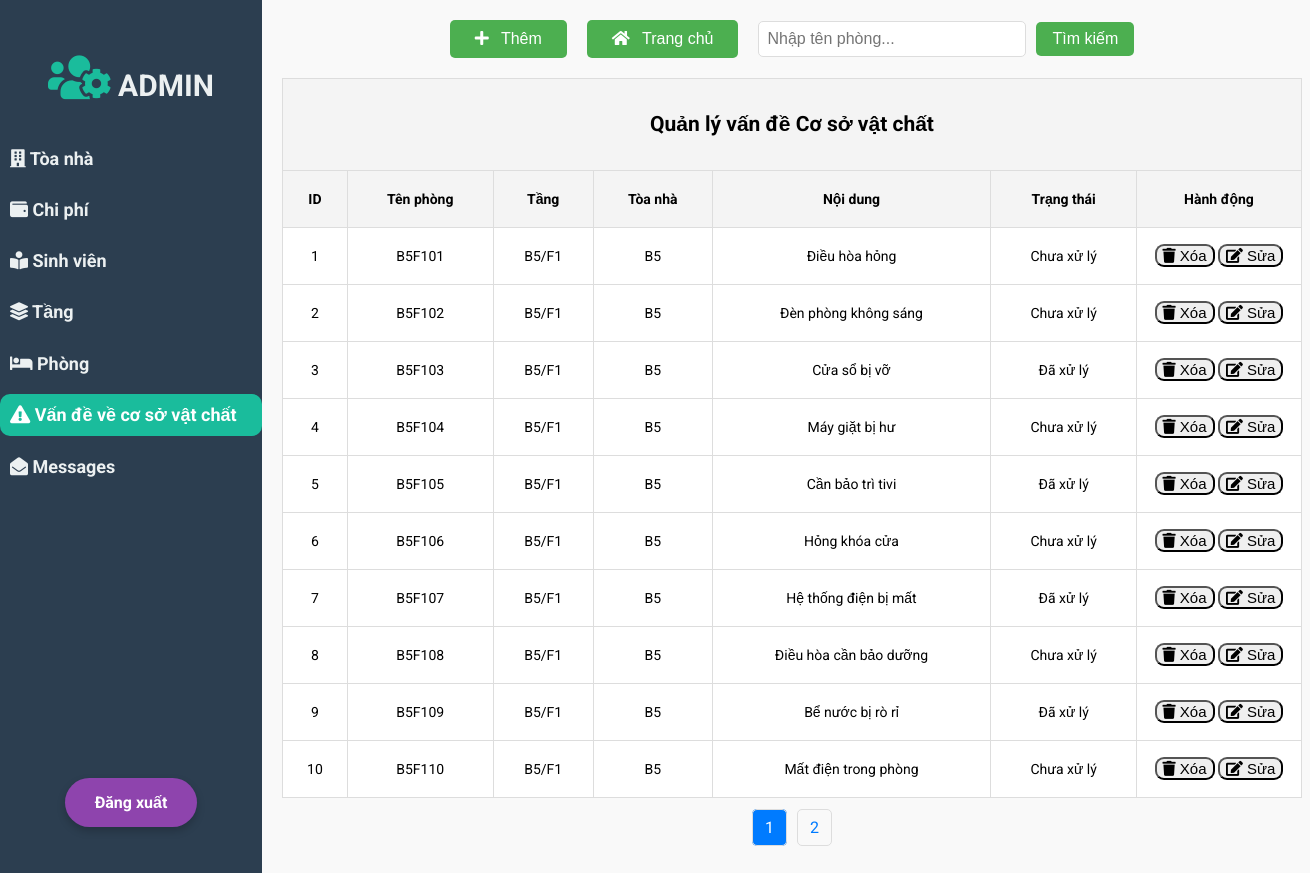
/FacilitiesProblem/DispFP.php, run on the app's committed database.
### tables this page shows
CREATE TABLE `room` (
  `R_ID` int NOT NULL AUTO_INCREMENT,
  `R_Name` varchar(20) NOT NULL,
  `F_ID` int NOT NULL,
  `Num_of_Table` int NOT NULL,
  `Num_of_Bed` int NOT NULL,
  `Gender` boolean NOT NULL,
  `Status` boolean NOT NULL,
  PRIMARY KEY (`R_ID`), 
  FOREIGN KEY (`F_ID`) REFERENCES `floor`(`F_ID`) ON DELETE CASCADE
);

CREATE TABLE `facility_problem` (
  `ID` int NOT NULL AUTO_INCREMENT,
  `R_ID` int NOT NULL,
  `Content` varchar(100) NOT NULL,
  `Status` boolean NOT NULL,
  PRIMARY KEY (`ID`),
  FOREIGN KEY (`R_ID`) REFERENCES `room`(`R_ID`) ON DELETE CASCADE
);

CREATE TABLE `floor` (
  `F_ID` int NOT NULL AUTO_INCREMENT,
  `Floor_Number` varchar(10) NOT NULL,
  `H_ID` int NOT NULL,
  `Num_of_Room` int NOT NULL,
  `Status` boolean NOT NULL,
  PRIMARY KEY (`F_ID`),
  FOREIGN KEY (`H_ID`) REFERENCES `hall`(`H_ID`) ON DELETE CASCADE
);

CREATE TABLE `hall` (
  `H_ID` int NOT NULL AUTO_INCREMENT,
  `H_Name` varchar(250) NOT NULL,
  `Status` boolean NOT NULL,
  PRIMARY KEY (`H_ID`) 
);

### FacilitiesProblem/DispFP.php (the view, shortened to what this page needs)
<!DOCTYPE html>
<html>
<head>
	<link rel="stylesheet" href="https://use.fontawesome.com/releases/v5.15.4/css/all.css"
>
</head>
<body>
	<div class="slidebar">
		<header>
			<span><i class="fas fa-users-cog"></i></span>
			ADMIN
		</header>
		<ul>
			<li><a href=""><i class="fas fa-building"></i> Tòa nhà</a></li>
			<li><a href=""><i class="fas fa-wallet"></i> Chi phí</a></li>
			<li><a href="../Student/DispStudent.php"><i class="fas fa-book-reader"></i> Sinh viên</a></li>
			<li><a href=""><i class="fas fa-layer-group"></i> Tầng</a></li>
			<li><a href="../Room/DispRoom.php"><i class="fa fa-bed"></i> Phòng</a></li>
			<li class="active"><a href="../FacilitiesProblem/DispFP.php"><i class="fas fa-exclamation-triangle"></i> Vấn đề về cơ sở vật chất</a></li>
			<li><a href=""><i class="fas fa-envelope-open"></i> Messages</a></li>
		</ul>
		<div class="logout-container">
			<a style="text-decoration: none;" href="../index.php">
				<div class="logout">Đăng xuất</div>
			</a>
		</div>
	</div>
	<main>
		<center>
			<div class="button-container" style="display: flex; justify-content: center; align-items: center; gap: 20px; margin-bottom: 20px;">
				<button class="button">
					<a href="Insert.php">
						<i class="fas fa-plus"></i> Thêm
					</a>
				</button>
				<button class="button">
					<a href="../dashboard/home.php">
						<i class="fas fa-home"></i> Trang chủ
					</a>
				</button>
				<form method="GET" action="" style="display: flex; align-items: center; gap: 10px;">
					<input type="text" name="search" placeholder="Nhập tên phòng..." value="<?php echo isset($_GET['search']) ? $_GET['search'] : ''; ?>" style="padding: 8px; font-size: 16px; width: 250px; border-radius: 5px; border: 1px solid #ddd;">
					<button type="submit" class="button" style="padding: 8px 16px; font-size: 16px;">Tìm kiếm</button>
				</form>
			</div>
		</center>
		<table align="center" border="1px" style="width:1100px; line-height:40px;">
			<tr>
				<th colspan="7">
					<h2>Quản lý vấn đề Cơ sở vật chất</h2>
				</th>
			</tr>
			<tr>
				<th>ID</th>
				<th>Tên phòng</th>
				<th>Tầng</th>
				<th>Tòa nhà</th>
				<th>Nội dung</th>
				<th>Trạng thái</th>
				<th>Hành động</th>
			</tr>
			<?php
			include 'connection.php';
			$search = isset($_GET['search']) ? $_GET['search'] : '';
			$limit = 10;
			$page = isset($_GET['page']) ? intval($_GET['page']) : 1;
			$offset = ($page - 1) * $limit;
			$count_sql = "SELECT COUNT(*) AS total FROM facility_problem fp, room r WHERE fp.R_ID = r.R_ID AND R_Name LIKE '%$search%'";
			$count_result = mysqli_query($conn, $count_sql);
			$count_row = mysqli_fetch_assoc($count_result);
			$total_fp = $count_row['total'];
			$total_pages = ceil($total_fp / $limit);
			$sql = "SELECT ID, R_Name, Floor_Number, H_Name, Content,
                 CASE
                    WHEN fp.Status = 1 THEN 'Đã xử lý'
                    WHEN fp.Status = 0 THEN 'Chưa xử lý'
                    ELSE 'Không xác định'
                 END AS fpStatus
        FROM room r
        INNER JOIN floor f ON r.F_ID = f.F_ID
        INNER JOIN hall h ON f.H_ID = h.H_ID
		INNER JOIN facility_problem fp ON fp.R_ID = r.R_ID
        WHERE R_Name LIKE '%$search%'
        ORDER BY R_Name
        LIMIT $limit OFFSET $offset";
			$query = mysqli_query($conn, $sql);
			while ($row1 = mysqli_fetch_array($query)) {
			?>
				<tr>
					<td class="tdr"><?php echo $row1['ID']; ?></td>
					<td class="tdr"><?php echo $row1['R_Name']; ?></td>
					<td class="tdr"><?php echo $row1['Floor_Number']; ?></td>
					<td class="tdr"><?php echo $row1['H_Name']; ?></td>
					<td class="tdr"><?php echo $row1['Content']; ?></td>
					<td class="tdr"><?php echo $row1['fpStatus']; ?></td>
					<td style="width: 140px;">
						<button id="delete">
							<a href="Delete.php?ID=<?php echo $row1['ID']; ?>" id="link1" onclick="return confirmDelete()">
								<i class="fas fa-trash"></i> Xóa
							</a>
						</button>
						<button id="update">
							<a href="Update.php?ID=<?php echo $row1['ID']; ?>" id="link1">
								<i class="fas fa-edit"></i> Sửa
							</a>
						</button>
					</td>
				</tr>
			<?php
			}
			?>
		</table>
		<div class="pagination">
			<?php
			if ($total_pages > 1) {
				for ($i = max(1, $page - 1); $i <= min($total_pages, $page + 1); $i++) {
					if ($i == $page) {
						echo "<a class='active'>$i</a>";
					} else {
						echo "<a href='?page=$i&search=$search'>$i</a>";
					}
				}
			}
			?>
		</div>
	</main>
</body>
</html>

### FacilitiesProblem/DispFP.php (style rules this page uses)
body { display: flex; font-family: 'Roboto', sans-serif; margin: 0; background-color: #f9f9f9; }
.slidebar { width: 20%; height: 100%; position: fixed; background-color: #2c3e50; padding-top: 20px; top: 0; left: 0; z-index: 100; }
.slidebar header { padding: 30px 10px; text-align: center; font-size: 30px; font-weight: bolder; color: #ecf0f1; }
.slidebar header span { font-size: 50px; color: #1abc9c; }
.slidebar ul { padding: 0; list-style: none; margin: 0; }
.slidebar ul li { padding: 10px; font-size: 18px; font-weight: bolder; color: #ecf0f1; margin-bottom: 10px; }
.slidebar ul li a { text-decoration: none; color: inherit; }
.slidebar ul li.active { background-color: #1abc9c; color: white; border-radius: 10px; }
.slidebar ul li.active a { color: white; text-decoration: none; }
main { margin-left: 20%; padding: 20px; flex-grow: 1; }
.button-container { display: flex; justify-content: center; gap: 20px; margin-bottom: 20px; }
.button { background-color: #4CAF50; border: none; color: white; padding: 10px 25px; text-align: center; border-radius: 5px; text-decoration: none; display: inline-flex; align-items: center; font-size: 16px; transition: all 0.3s ease; }
.button i { margin-right: 8px; }
.button a { text-decoration: none; color: white; display: block; text-align: center; }
.tdr { text-align: center; }
#delete, #update { border-radius: 9px; }
#link1 { color: black; text-decoration: none; font-size: 15px; }
table { width: 90%; max-width: 1020px; margin: 20px auto; border-collapse: collapse; }
th, td { padding: 8px 12px; text-align: center; font-size: 14px; border: 1px solid #ddd; word-wrap: break-word; }
th { background-color: #f4f4f4; font-weight: bold; }
td { background-color: #fff; max-width: 150px; white-space: nowrap; overflow: hidden; text-overflow: ellipsis; }
.pagination { text-align: center; margin: 20px 0; }
.pagination a { margin: 0 5px; padding: 8px 12px; border: 1px solid #ddd; color: #007bff; border-radius: 5px; text-decoration: none; }
.pagination a.active { background-color: #007bff; color: white; }
.logout-container { position: absolute; bottom: 70px; left: 50%; transform: translateX(-50%); width: 100%; text-align: center; }
.logout { font-family: 'Roboto', sans-serif; font-weight: 700; font-size: 16px; color: #fff; background-color: #8e44ad; padding: 15px 30px; border-radius: 30px; transition: all 0.3s ease; box-shadow: 0px 4px 8px rgba(0, 0, 0, 0.2); display: inline-block; }

### data on the page
room: facility_problem.ID "1", R_Name "B5F101", F_ID.Floor_Number "B5/F1", hall.H_Name "B5", facility_problem.Content "Điều hòa hỏng", fpStatus "Chưa xử lý"
room: facility_problem.ID "2", R_Name "B5F102", F_ID.Floor_Number "B5/F1", hall.H_Name "B5", facility_problem.Content "Đèn phòng không sáng", fpStatus "Chưa xử lý"
room: facility_problem.ID "3", R_Name "B5F103", F_ID.Floor_Number "B5/F1", hall.H_Name "B5", facility_problem.Content "Cửa sổ bị vỡ", fpStatus "Đã xử lý"
room: facility_problem.ID "4", R_Name "B5F104", F_ID.Floor_Number "B5/F1", hall.H_Name "B5", facility_problem.Content "Máy giặt bị hư", fpStatus "Chưa xử lý"
room: facility_problem.ID "5", R_Name "B5F105", F_ID.Floor_Number "B5/F1", hall.H_Name "B5", facility_problem.Content "Cần bảo trì tivi", fpStatus "Đã xử lý"
room: facility_problem.ID "6", R_Name "B5F106", F_ID.Floor_Number "B5/F1", hall.H_Name "B5", facility_problem.Content "Hỏng khóa cửa", fpStatus "Chưa xử lý"
room: facility_problem.ID "7", R_Name "B5F107", F_ID.Floor_Number "B5/F1", hall.H_Name "B5", facility_problem.Content "Hệ thống điện bị mất", fpStatus "Đã xử lý"
room: facility_problem.ID "8", R_Name "B5F108", F_ID.Floor_Number "B5/F1", hall.H_Name "B5", facility_problem.Content "Điều hòa cần bảo dưỡng", fpStatus "Chưa xử lý"
room: facility_problem.ID "9", R_Name "B5F109", F_ID.Floor_Number "B5/F1", hall.H_Name "B5", facility_problem.Content "Bể nước bị rò rỉ", fpStatus "Đã xử lý"
room: facility_problem.ID "10", R_Name "B5F110", F_ID.Floor_Number "B5/F1", hall.H_Name "B5", facility_problem.Content "Mất điện trong phòng", fpStatus "Chưa xử lý"
